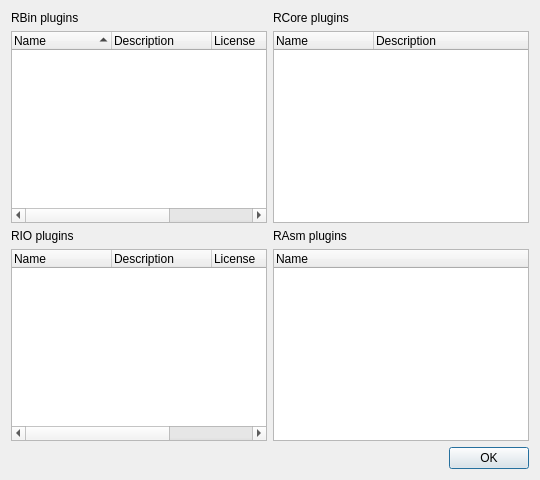
<?xml version="1.0" encoding="UTF-8"?>
<ui version="4.0">
 <class>R2PluginsDialog</class>
 <widget class="QDialog" name="R2PluginsDialog">
  <property name="windowTitle">
   <string>radare2 plugin information</string>
  </property>
  <layout class="QGridLayout" name="gridLayout">
   <item row="1" column="1">
    <widget class="QTreeWidget" name="RCoreTreeWidget">
     <column>
      <property name="text">
       <string>Name</string>
      </property>
     </column>
     <column>
      <property name="text">
       <string>Description</string>
      </property>
     </column>
    </widget>
   </item>
   <item row="4" column="0" colspan="2">
    <widget class="QDialogButtonBox" name="buttonBox">
     <property name="orientation">
      <enum>Qt::Horizontal</enum>
     </property>
     <property name="standardButtons">
      <set>QDialogButtonBox::Ok</set>
     </property>
    </widget>
   </item>
   <item row="2" column="0">
    <widget class="QLabel" name="RIOLabel">
     <property name="text">
      <string>RIO plugins</string>
     </property>
    </widget>
   </item>
   <item row="2" column="1">
    <widget class="QLabel" name="RAsmLabel">
     <property name="text">
      <string>RAsm plugins</string>
     </property>
    </widget>
   </item>
   <item row="3" column="1">
    <widget class="QTreeWidget" name="RAsmTreeWidget">
     <column>
      <property name="text">
       <string>Name</string>
      </property>
     </column>
    </widget>
   </item>
   <item row="1" column="0">
    <widget class="QTreeWidget" name="RBinTreeWidget">
     <property name="sortingEnabled">
      <bool>true</bool>
     </property>
     <column>
      <property name="text">
       <string>Name</string>
      </property>
     </column>
     <column>
      <property name="text">
       <string>Description</string>
      </property>
     </column>
     <column>
      <property name="text">
       <string>License</string>
      </property>
     </column>
     <column>
      <property name="text">
       <string>Type</string>
      </property>
     </column>
    </widget>
   </item>
   <item row="3" column="0">
    <widget class="QTreeWidget" name="RIOTreeWidget">
     <column>
      <property name="text">
       <string>Name</string>
      </property>
     </column>
     <column>
      <property name="text">
       <string>Description</string>
      </property>
     </column>
     <column>
      <property name="text">
       <string>License</string>
      </property>
     </column>
     <column>
      <property name="text">
       <string>Permissions</string>
      </property>
     </column>
    </widget>
   </item>
   <item row="0" column="1">
    <widget class="QLabel" name="RCoreLabel">
     <property name="text">
      <string>RCore plugins</string>
     </property>
    </widget>
   </item>
   <item row="0" column="0">
    <widget class="QLabel" name="RBinLabel">
     <property name="text">
      <string>RBin plugins</string>
     </property>
    </widget>
   </item>
  </layout>
 </widget>
 <resources/>
 <connections>
  <connection>
   <sender>buttonBox</sender>
   <signal>accepted()</signal>
   <receiver>R2PluginsDialog</receiver>
   <slot>accept()</slot>
   <hints>
    <hint type="sourcelabel">
     <x>248</x>
     <y>254</y>
    </hint>
    <hint type="destinationlabel">
     <x>157</x>
     <y>274</y>
    </hint>
   </hints>
  </connection>
 </connections>
</ui>
